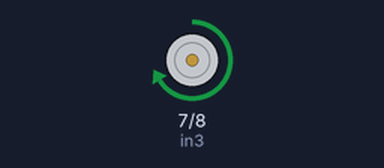
Recording of a sketch running on a simulated Arduino Uno, built with avr-gcc and run on an emulated ATmega328P. Parts: motor-driver pin pairs drawn as motors (green arrow = first pin HIGH = forward, orange = second pin HIGH = backward, longer = more drive, scaled by the enable pin).

Above: at 2.5 s.
At 7.5 s:
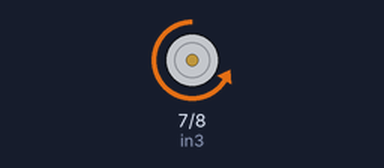
Timing chart, 0 to 13.0 s (numbered marks = the images above):
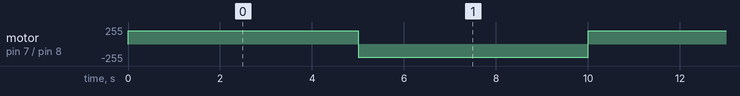

Measured:
- by itself, motor on pin 7 (in3) / pin 8 (in4): alternates forward 200/255 for 5.0 s and backward 200/255 for 5.0 s

The sketch:

_4WD_bluetooth_car.ino
```cpp
const int enB = 9;
const int in3 = 7;
const int in4 = 8;
void setup()
{
  // set all the motor control pins to outputs

  pinMode(enB, OUTPUT);
  pinMode(in3, OUTPUT);
  pinMode(in4, OUTPUT);
}
void loop()
{
  // turn on motor B
  digitalWrite(in3, HIGH);
  digitalWrite(in4, LOW);
  // set speed to 200 out of possible range 0~255
  analogWrite(enB, 200);
  delay(5000);
  // now change motor directions

  digitalWrite(in3, LOW);
  digitalWrite(in4, HIGH);
  delay(5000);
  // now turn off motors

  digitalWrite(in3, LOW);
  digitalWrite(in4, LOW);
}
```
